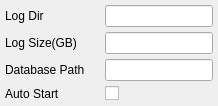
             <widget class="QWidget" name="tabSystem">
              <attribute name="title">
               <string>System</string>
              </attribute>
              <layout class="QGridLayout" name="gridLayoutSystem">
               <property name="leftMargin">
                <number>5</number>
               </property>
               <property name="topMargin">
                <number>5</number>
               </property>
               <property name="rightMargin">
                <number>5</number>
               </property>
               <property name="bottomMargin">
                <number>5</number>
               </property>
               <property name="horizontalSpacing">
                <number>20</number>
               </property>
               <property name="verticalSpacing">
                <number>5</number>
               </property>
               <item row="1" column="0">
                <widget class="QLabel" name="label_log_size">
                 <property name="sizePolicy">
                  <sizepolicy hsizetype="Preferred" vsizetype="Fixed">
                   <horstretch>0</horstretch>
                   <verstretch>0</verstretch>
                  </sizepolicy>
                 </property>
                 <property name="text">
                  <string>Log Size(GB)</string>
                 </property>
                </widget>
               </item>
               <item row="2" column="0">
                <widget class="QLabel" name="label_database_path">
                 <property name="text">
                  <string>Database Path</string>
                 </property>
                </widget>
               </item>
               <item row="0" column="1">
                <widget class="QLineEdit" name="line_log_dir">
                 <property name="sizePolicy">
                  <sizepolicy hsizetype="Preferred" vsizetype="Fixed">
                   <horstretch>0</horstretch>
                   <verstretch>0</verstretch>
                  </sizepolicy>
                 </property>
                </widget>
               </item>
               <item row="0" column="0">
                <widget class="QLabel" name="label_log_dir">
                 <property name="sizePolicy">
                  <sizepolicy hsizetype="Preferred" vsizetype="Fixed">
                   <horstretch>0</horstretch>
                   <verstretch>0</verstretch>
                  </sizepolicy>
                 </property>
                 <property name="text">
                  <string>Log Dir</string>
                 </property>
                </widget>
               </item>
               <item row="2" column="1">
                <widget class="QLineEdit" name="line_database_path"/>
               </item>
               <item row="3" column="1">
                <widget class="QCheckBox" name="check_auto_start">
                 <property name="text">
                  <string/>
                 </property>
                </widget>
               </item>
               <item row="3" column="0">
                <widget class="QLabel" name="label_auto_start">
                 <property name="text">
                  <string>Auto Start</string>
                 </property>
                </widget>
               </item>
               <item row="1" column="1">
                <widget class="QLineEdit" name="line_log_size">
                 <property name="sizePolicy">
                  <sizepolicy hsizetype="Preferred" vsizetype="Fixed">
                   <horstretch>0</horstretch>
                   <verstretch>0</verstretch>
                  </sizepolicy>
                 </property>
                </widget>
               </item>
              </layout>
             </widget>
